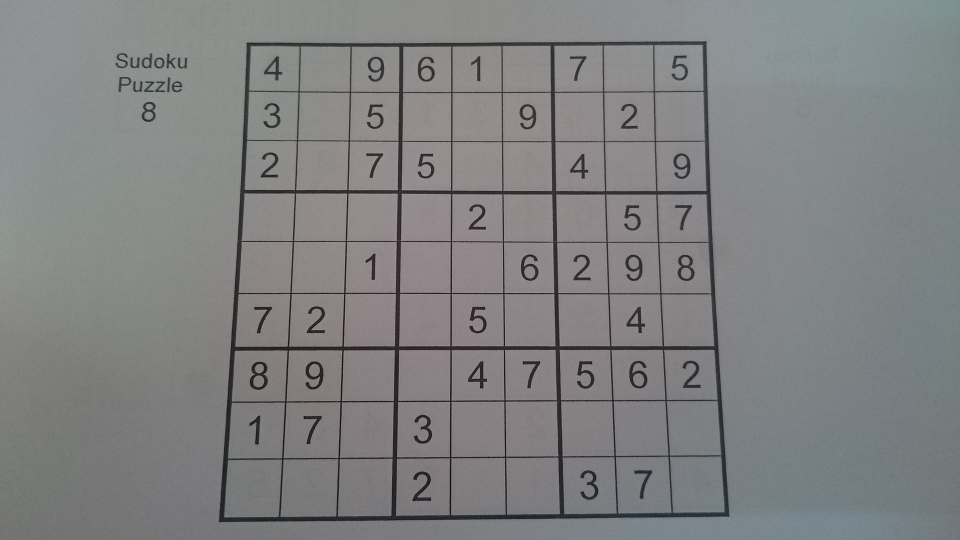
#> input picture images/test-images/DSC_0051.JPG, 1920 x 1080 px (shown at 1/2 size); its folder holds only this picture in this run
$ python main.py   (older library calls are emulated)
#> lines starting #> are read from the running program, lines starting #| are printed output that depends on the picture; after the words box and inside, x2 and y2 are one past the last pixel; in counts of white or black regions, pixels touching at a corner belong together
### code/utils.py
import cv2
import numpy as np
import copy

def get_sudoku_board(path):

    img = cv2.imread(path)
    gray = cv2.cvtColor(img, cv2.COLOR_BGR2GRAY)

    # blur = cv2.GaussianBlur(gray, (5, 5), 0)
    # ret, thresh = cv2.threshold(blur, 0, 255, cv2.THRESH_BINARY + cv2.THRESH_OTSU)
    thresh = cv2.adaptiveThreshold(
        gray,
        255,
        cv2.ADAPTIVE_THRESH_GAUSSIAN_C,
        cv2.THRESH_BINARY_INV,
        21, 2
    )

    # cv2.namedWindow('thresh', cv2.WINDOW_NORMAL)
    # cv2.resizeWindow('thresh', 600, 600)
    # cv2.imshow('thresh', thresh)

    biggest_contour, biggest_polygon = get_biggest_contour(thresh)
    if biggest_contour is not None:
        # [4 lines of commented-out code are left out]
        sudoku_board = perspective_transform(biggest_polygon, img)
        print(biggest_polygon)

        # [5 lines of commented-out code are left out]
        return sudoku_board
    return None


def get_biggest_contour(thresh_img):
    img, contours, hier = cv2.findContours(
        thresh_img,
        cv2.RETR_TREE,
        cv2.CHAIN_APPROX_SIMPLE
    )
    biggest_contour = None
    biggest_polygon = None
    max_area = -1
    img_area = img.shape[0] * img.shape[1]

    for contour in contours:
        area = cv2.contourArea(contour)
        if area >= img_area/6:
            epsilon = 0.02 * cv2.arcLength(contour, True)
            approx_poly = cv2.approxPolyDP(contour, epsilon, True)
            if len(approx_poly) == 4 and area > max_area:
                biggest_contour = contour
                biggest_polygon = approx_poly
                max_area = area
    return biggest_contour, biggest_polygon

def extract_number(sudoku_board):
    cv2.imshow('board', sudoku_board)
    gray = cv2.cvtColor(sudoku_board, cv2.COLOR_BGR2GRAY)

    gray = cv2.fastNlMeansDenoising(gray, 10, 10, 7, 21)
    thresh = cv2.adaptiveThreshold(
        gray,
        255,
        cv2.ADAPTIVE_THRESH_GAUSSIAN_C,
        cv2.THRESH_BINARY_INV,
        21, 2
    )
    cv2.imshow('processed', thresh)
    thresh2 = copy.copy(thresh)
    image, contours, hier = cv2.findContours(
        thresh2,
        cv2.RETR_TREE,
        cv2.CHAIN_APPROX_SIMPLE
    )

    numbers = []

    for contour in contours:
        if 48 < cv2.contourArea(contour) < 400:
            x,y,w,h = cv2.boundingRect(contour)
            if h > 18:
                epsilon = 0.01*cv2.arcLength(contour, True)
                approx_poly = cv2.approxPolyDP(contour, epsilon, True)
                cv2.rectangle(sudoku_board, (x-5,y-5), (x+w+5, y+h+5), (0, 255, 0), 2)
                # get region of interest
                roi = thresh[y-5:y+h+5, x-5:x+w+5]
                # convert to 10x10 pixel
                roismall = cv2.resize(roi, (10, 10))
                numbers.append((roi, (x,y)))
    cv2.imshow('b', sudoku_board)
    return numbers


def perspective_transform(biggest_polygon, img):
    pst1 = np.float32(biggest_polygon)
    pst2 = np.float32([[0, 0], [0, 430], [430, 430], [430, 0]])
    M = cv2.getPerspectiveTransform(pst1, pst2)
    board = cv2.warpPerspective(img, M, (430, 430))
    return board

# [7 lines left out: function predict, not called in this run]

### code/train.py
import os
import numpy as np
import cv2
import sys
import copy
from utils import get_sudoku_board, get_biggest_contour
from utils import perspective_transform

responses = []
keys = [number for number in range(48, 58)]
samples = np.empty([0, 100])
TRAIN_FOLDER = '../images/train-images/'
ESC = 27

# [42 lines left out: function label_number_in_image, not called in this run]

def train_knn():
    samples = np.loadtxt('../data/samples.data', np.float32)
    responses = np.loadtxt('../data/responses.data', np.float32)
    responses = responses.reshape((responses.size, 1))

    model = cv2.ml.KNearest_create()
    model.train(samples, cv2.ml.ROW_SAMPLE, responses)
    return model

# [14 lines left out: function start_training, not called in this run]

# [3 lines that do not run on import are left out]

### code/main.py
import cv2
import copy
import os
from train import train_knn
from utils import get_sudoku_board, extract_number, predict
from solve import solve_sudoku, has_duplicate, print_board

# [20 lines left out: functions rotate, solve, not called in this run]

def solve_image_sudoku(path):
    board = get_sudoku_board(path)
#> in get_sudoku_board, img is the input picture: shape (1080, 1920, 3); mean B, G, R 129.9, 129.1, 128.3
#> in get_sudoku_board, `thresh = cv2.adaptiveThreshold( gray, 255, cv2.ADAPTIVE_THRESH_GAUSSIA..`:
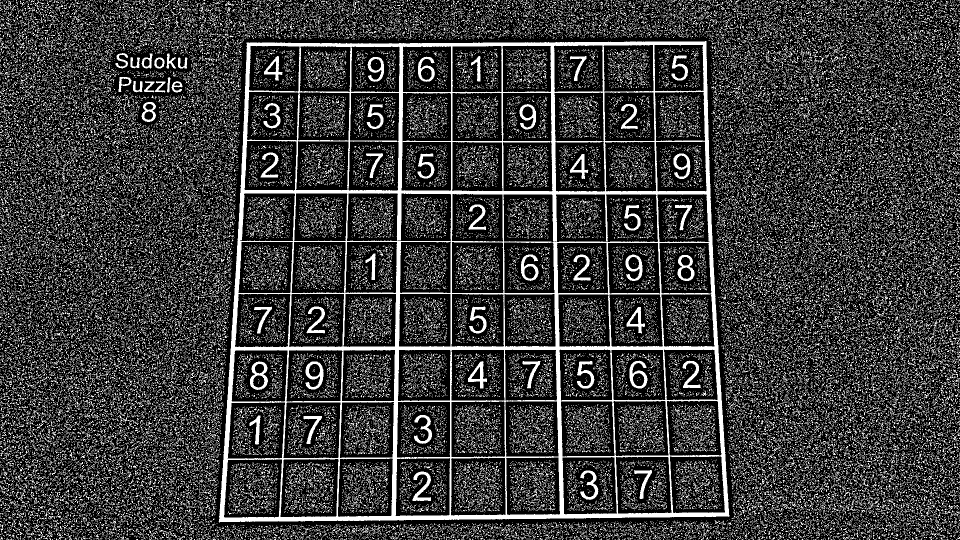
#> thresh: shape (1080, 1920) (shown at 1/2 size); 22.9% white in thin lines or dots
#> in get_biggest_contour, `img, contours, hier = cv2.findContours( thresh_img, cv2.RETR_TREE, cv2..`: contours = 80124 contours
#> the loop in get_biggest_contour, `for contour in contours:` made 80124 passes
#> contour on passes 1 to 3: [[1903, 1079], [1905, 1079]], [[1889, 1079], [1890, 1079]], [[1887, 1079]]
#> after the loop in get_biggest_contour, `for contour in contours:`: biggest_contour = contour of 846 points, box (x1, y1, x2, y2) (437, 82, 1459, 1045), area 916358; biggest_polygon = [[1412, 82], [493, 85], [437, 1043], [1457, 1033]]; max_area = 916358
#> in get_sudoku_board, `biggest_contour, biggest_polygon = get_biggest_contour(thresh)`: biggest_polygon = [[1412, 82], [493, 85], [437, 1043], [1457, 1033]]
#> in perspective_transform, `M = cv2.getPerspectiveTransform(pst1, pst2)`: M = [[0.00164, 0.502, -43.45], [-0.471, 0.0223, 663.1], [-6.5e-06, 0.000115, 1]]
#> in perspective_transform, `board = cv2.warpPerspective(img, M, (430, 430))`:
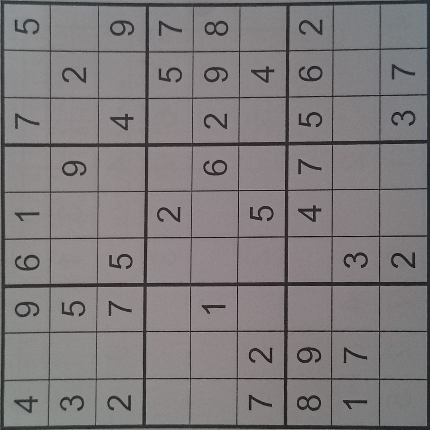
#> board: shape (430, 430, 3); mean B, G, R 124.2, 123, 127.1
#| [[[1412   82]]
#|  [[ 493   85]]
#|  [[ 437 1043]]
#|  [[1457 1033]]]
    numbers = extract_number(copy.copy(board))
#> in extract_number, `thresh = cv2.adaptiveThreshold( gray, 255, cv2.ADAPTIVE_THRESH_GAUSSIA..`:
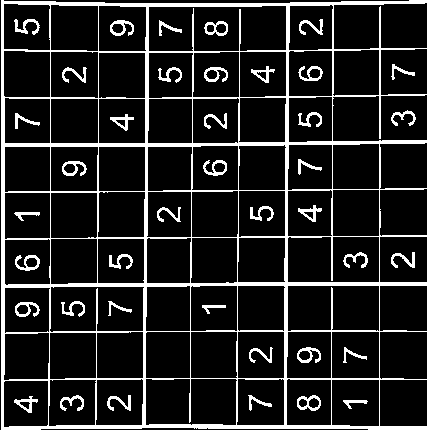
#> thresh: shape (430, 430); 13.9% white; 41 white regions
#> in extract_number, `image, contours, hier = cv2.findContours( thresh2, cv2.RETR_TREE, cv2...`: contours = 130 contours; largest, box (x1, y1, x2, y2) and area: (1, 0, 430, 430) 182355, (148, 5, 287, 52) 6122, (332, 94, 428, 142) 4234, (333, 2, 428, 50) 4174, (287, 236, 380, 283) 4152
#> the loop in extract_number, `for contour in contours:` made 130 passes
#> (x, y, w, h) on passes 3, 4, 7, 9, 11, 12, 13, 15: (14, 396, 24, 17), (19, 401, 12, 9), (343, 400, 25, 9), (60, 395, 24, 16), (297, 395, 24, 16), (298, 398, 10, 10), (308, 397, 12, 12), (248, 395, 24, 16)
#> after the loop in extract_number, `for contour in contours:`: numbers = []
#> numbers = []
    # cv2.imshow('board', board)
    knn = train_knn()
    for _ in range(5):
        if len(numbers) > 0:
            cv2.imshow('board', board)
            can_solve, grid, orgi_grid = solve(numbers, knn)
            if can_solve:
                draw_back(grid, orgi_grid, board)
                cv2.imshow('solved_board', board)
                print_board(grid)
                print(grid == orgi_grid)
                return True
        board = rotate(board)
        numbers = extract_number(copy.copy(board))
    else:
        print("Cant solve")
        return False

# [10 lines left out: function draw_back, not called in this run]

if __name__ == '__main__':
    TEST_FOLDER = '../images/test-images'
    success, failed = 0, 0
    for file_name in os.listdir(TEST_FOLDER):
        print(file_name)
        file_path = os.path.join(TEST_FOLDER, file_name)
#> (the run stopped early here; a loop or call above may not have finished)

$ run again, on images/test-images/DSC_0055.JPG
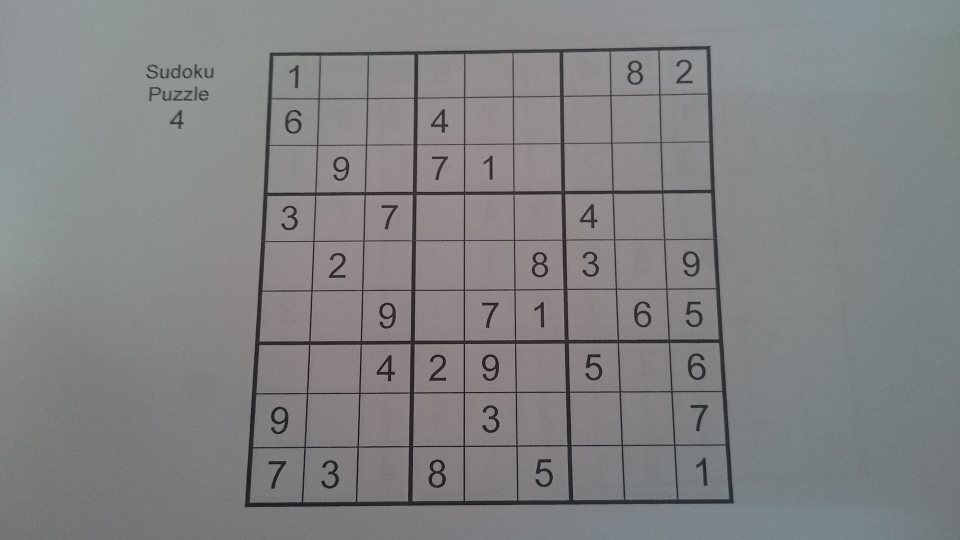
#> input picture images/test-images/DSC_0055.JPG, 1920 x 1080 px (shown at 1/2 size)
#> in get_sudoku_board, img is the input picture: shape (1080, 1920, 3); mean B, G, R 131.9, 130.8, 130
#> in get_sudoku_board, `thresh = cv2.adaptiveThreshold( gray, 255, cv2.ADAPTIVE_THRESH_GAUSSIA..`:
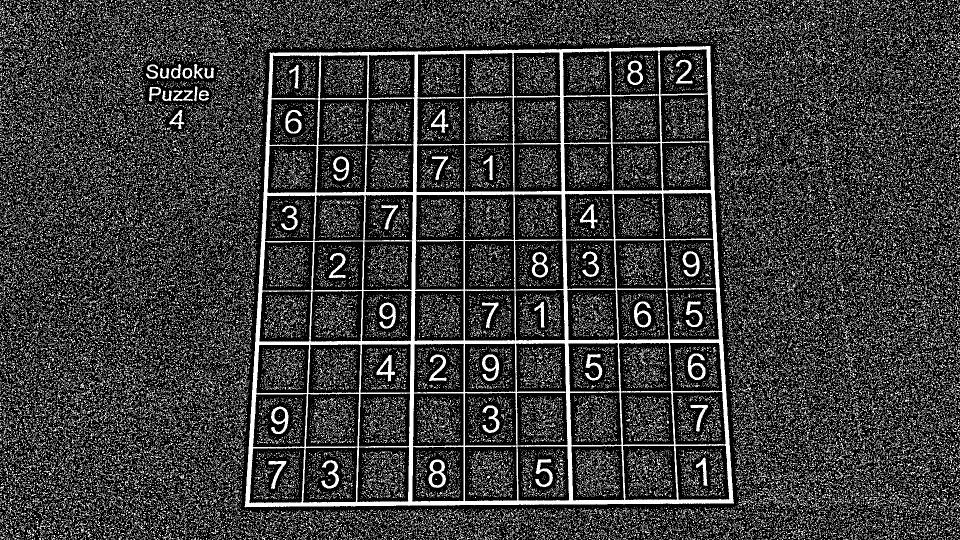
#> thresh: shape (1080, 1920) (shown at 1/2 size); 22.7% white in thin lines or dots
#> in get_biggest_contour, `img, contours, hier = cv2.findContours( thresh_img, cv2.RETR_TREE, cv2..`: contours = 83112 contours
#> the loop in get_biggest_contour, `for contour in contours:` made 83112 passes
#> contour on passes 1 to 3: [[1918, 1079], [1919, 1079]], [[1895, 1079], [1896, 1079]], [[1879, 1079], [1880, 1079]]
#> after the loop in get_biggest_contour, `for contour in contours:`: biggest_contour = contour of 815 points, box (x1, y1, x2, y2) (489, 92, 1468, 1015), area 838646; biggest_polygon = [[1420, 92], [539, 105], [489, 1013], [1467, 1006]]; max_area = 838646.5
#> pst1 has the same summary as biggest_polygon in get_biggest_contour
#> M = [[0.0079, 0.536, -60.51], [-0.497, 0.0255, 703.1], [1.04e-05, 0.000124, 1]]
#| [[[1420   92]]
#|  [[ 539  105]]
#|  [[ 489 1013]]
#|  [[1467 1006]]]
#> in extract_number, `thresh = cv2.adaptiveThreshold( gray, 255, cv2.ADAPTIVE_THRESH_GAUSSIA..`:
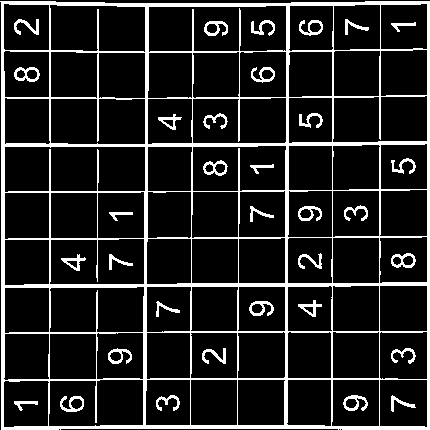
#> thresh: shape (430, 430); 13.8% white; 34 white regions
#> in extract_number, `image, contours, hier = cv2.findContours( thresh2, cv2.RETR_TREE, cv2...`: contours = 120 contours; largest, box (x1, y1, x2, y2) and area: (0, 1, 430, 430) 182410, (4, 146, 146, 193) 6268, (148, 5, 287, 53) 6133, (48, 379, 144, 427) 4296, (50, 98, 146, 145) 4290
#> the loop in extract_number, `for contour in contours:` made 120 passes
#> (x, y, w, h) on passes 3, 5, 7, 8, 13, 15, 16, 20: (14, 401, 24, 10), (391, 395, 25, 17), (343, 395, 25, 16), (345, 398, 13, 11), (156, 395, 24, 16), (60, 396, 24, 16), (70, 398, 13, 12), (202, 348, 24, 16)
#> after the loop in extract_number, `for contour in contours:`: numbers = []

$ run again, on images/test-images/DSC_0056.JPG
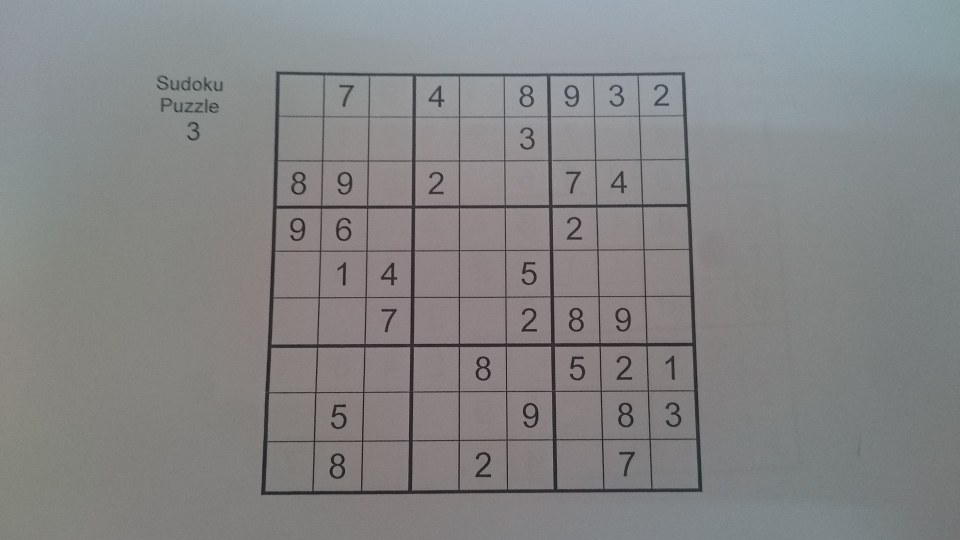
#> input picture images/test-images/DSC_0056.JPG, 1920 x 1080 px (shown at 1/2 size)
#> in get_sudoku_board, img is the input picture: shape (1080, 1920, 3); mean B, G, R 134, 133.4, 132.9
#> in get_sudoku_board, `thresh = cv2.adaptiveThreshold( gray, 255, cv2.ADAPTIVE_THRESH_GAUSSIA..`:
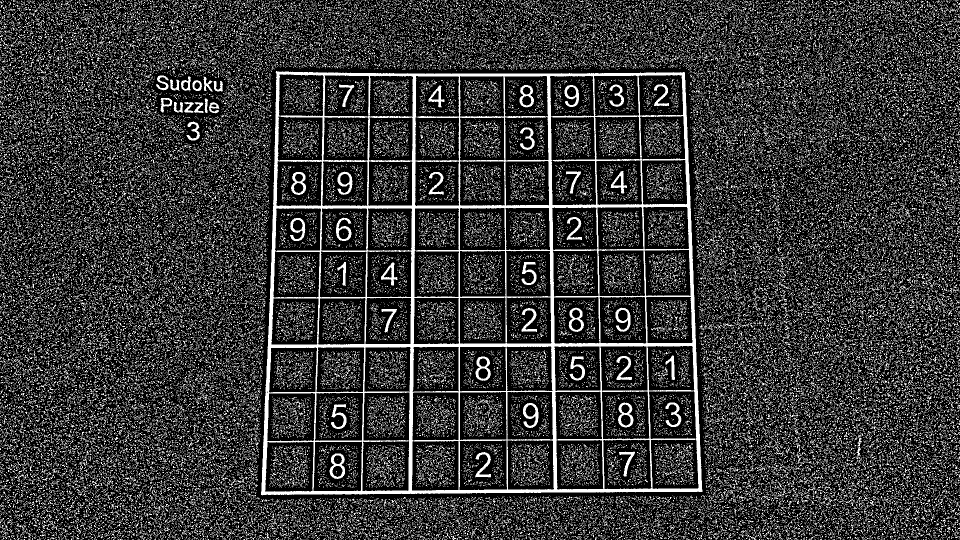
#> thresh: shape (1080, 1920) (shown at 1/2 size); 21.4% white in thin lines or dots
#> in get_biggest_contour, `img, contours, hier = cv2.findContours( thresh_img, cv2.RETR_TREE, cv2..`: contours = 84508 contours
#> the loop in get_biggest_contour, `for contour in contours:` made 84508 passes
#> contour on passes 1 to 3: [[1918, 1079]], [[1885, 1079], [1886, 1079]], [[1871, 1079], [1873, 1079]]
#> after the loop in get_biggest_contour, `for contour in contours:`: biggest_contour = contour of 758 points, box (x1, y1, x2, y2) (522, 142, 1405, 991), area 710718; biggest_polygon = [[552, 142], [522, 989], [1404, 983], [1368, 144]]; max_area = 710718
#> in get_sudoku_board, `biggest_contour, biggest_polygon = get_biggest_contour(thresh)`: biggest_polygon = [[552, 142], [522, 989], [1404, 983], [1368, 144]]
#> M = [[0.526, 0.0186, -293.1], [-0.00136, 0.553, -77.78], [-1.12e-05, 9.63e-05, 1]]
#| [[[ 552  142]]
#|  [[ 522  989]]
#|  [[1404  983]]
#|  [[1368  144]]]
#> in extract_number, `image, contours, hier = cv2.findContours( thresh2, cv2.RETR_TREE, cv2...`: contours = 112 contours; largest, box (x1, y1, x2, y2) and area: (0, 1, 430, 430) 182652, (50, 4, 145, 145) 10391, (381, 3, 429, 144) 6484, (3, 3, 52, 145) 6353, (3, 288, 52, 429) 6352
#> the loop in extract_number, `for contour in contours:` made 112 passes
#> (x, y, w, h, epsilon) on passes 3, 5, 7, 11, 16, 19, 22, 23: (350, 392, 16, 24, 0.817), (208, 391, 16, 25, 1.12), (66, 392, 15, 24, 0.714), (350, 344, 15, 25, 0.708), (66, 344, 16, 25, 1.18), (255, 344, 16, 25, 0.964), (397, 344, 16, 24, 1.15), (399, 298, 9, 24, 0.641)
#> after the loop in extract_number, `for contour in contours:`:
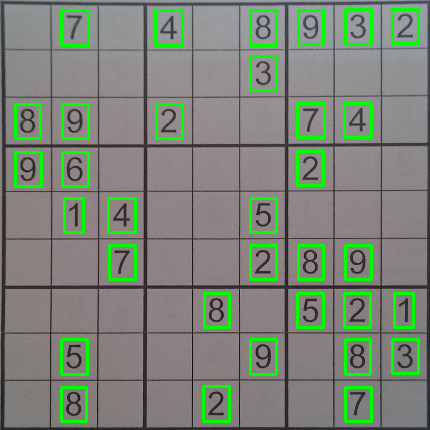
#> sudoku_board: shape (430, 430, 3); mean of channels 0, 1, 2 117.8, 133, 122.3; drawn as B, G, R
#> after the loop in extract_number, `for contour in contours:`: numbers = 33 items

$ run again, on images/test-images/DSC_0057.JPG
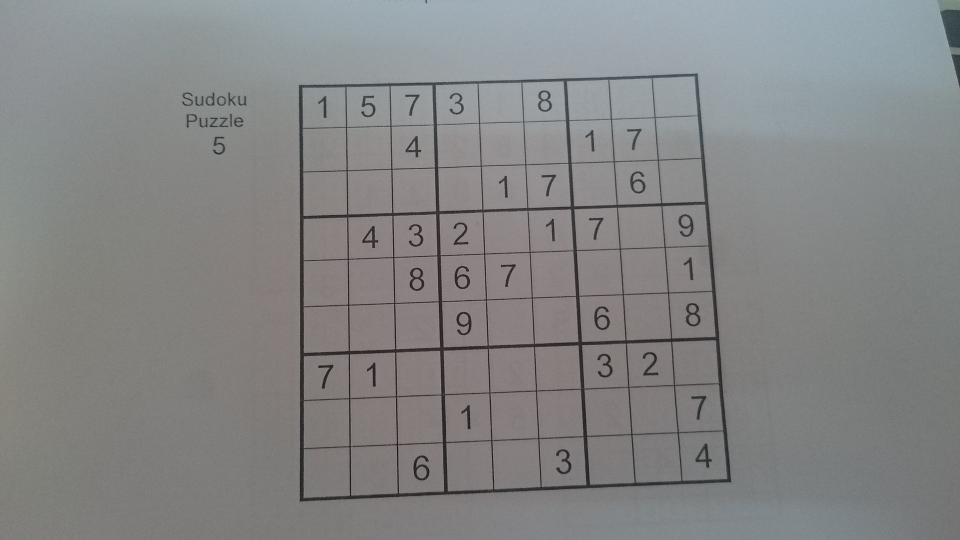
#> input picture images/test-images/DSC_0057.JPG, 1920 x 1080 px (shown at 1/2 size)
#> in get_sudoku_board, img is the input picture: shape (1080, 1920, 3); mean B, G, R 133.5, 133.3, 132.5
#> in get_sudoku_board, `thresh = cv2.adaptiveThreshold( gray, 255, cv2.ADAPTIVE_THRESH_GAUSSIA..`:
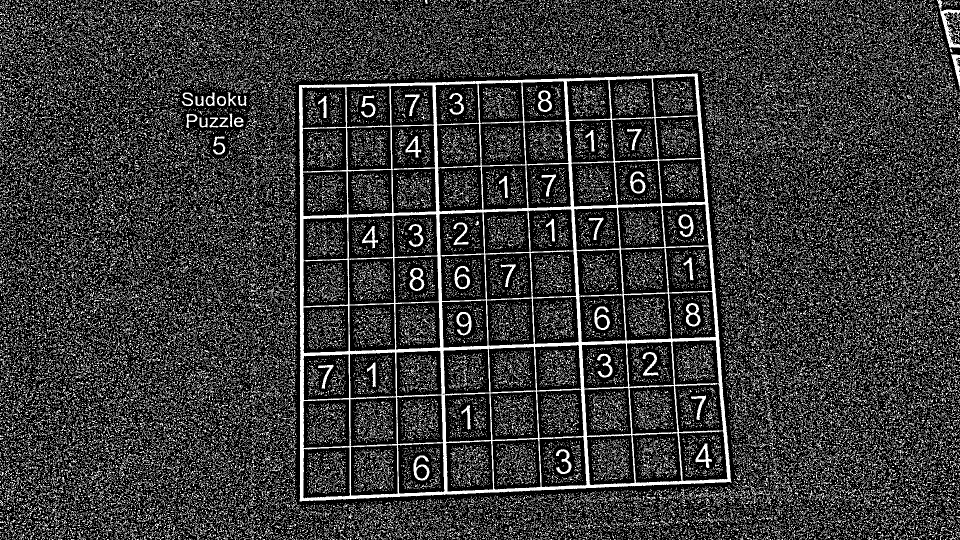
#> thresh: shape (1080, 1920) (shown at 1/2 size); 21.8% white in thin lines or dots
#> in get_biggest_contour, `img, contours, hier = cv2.findContours( thresh_img, cv2.RETR_TREE, cv2..`: contours = 85879 contours
#> the loop in get_biggest_contour, `for contour in contours:` made 85879 passes
#> contour on passes 1 to 3: [[1917, 1079]], [[1914, 1079]], [[1886, 1079], [1887, 1079]]
#> after the loop in get_biggest_contour, `for contour in contours:`: biggest_contour = contour of 838 points, box (x1, y1, x2, y2) (598, 146, 1463, 1003), area 681310; biggest_polygon = [[1394, 146], [598, 170], [599, 1002], [1462, 965]]; max_area = 681310.5
#> pst1 has the same summary as biggest_polygon in get_biggest_contour
#> M = [[0.0171, 0.567, -106.5], [-0.544, 0.0452, 752.3], [-1.23e-05, 0.000104, 1]]
#| [[[1394  146]]
#|  [[ 598  170]]
#|  [[ 599 1002]]
#|  [[1462  965]]]
#> in extract_number, `thresh = cv2.adaptiveThreshold( gray, 255, cv2.ADAPTIVE_THRESH_GAUSSIA..`:
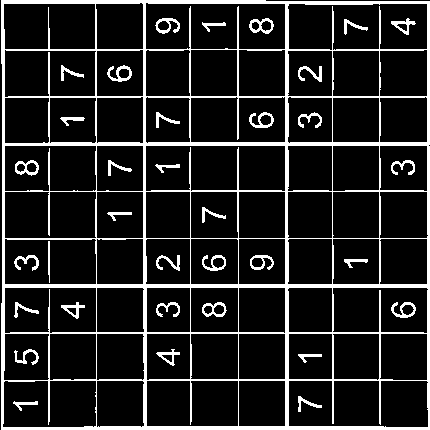
#> thresh: shape (430, 430); 13.4% white; 35 white regions
#> in extract_number, `image, contours, hier = cv2.findContours( thresh2, cv2.RETR_TREE, cv2...`: contours = 113 contours; largest, box (x1, y1, x2, y2) and area: (1, 0, 430, 430) 183208, (288, 380, 429, 428) 6366, (145, 2, 286, 50) 6352, (287, 3, 428, 51) 6263, (145, 145, 286, 192) 6232
#> the loop in extract_number, `for contour in contours:` made 113 passes
#> (x, y, w, h) on passes 3, 8, 12, 16, 17, 21, 23, 24: (298, 396, 24, 16), (13, 401, 25, 10), (298, 354, 24, 9), (156, 349, 24, 17), (161, 354, 12, 9), (14, 349, 25, 16), (391, 302, 25, 16), (401, 304, 14, 12)
#> after the loop in extract_number, `for contour in contours:`: numbers = []
